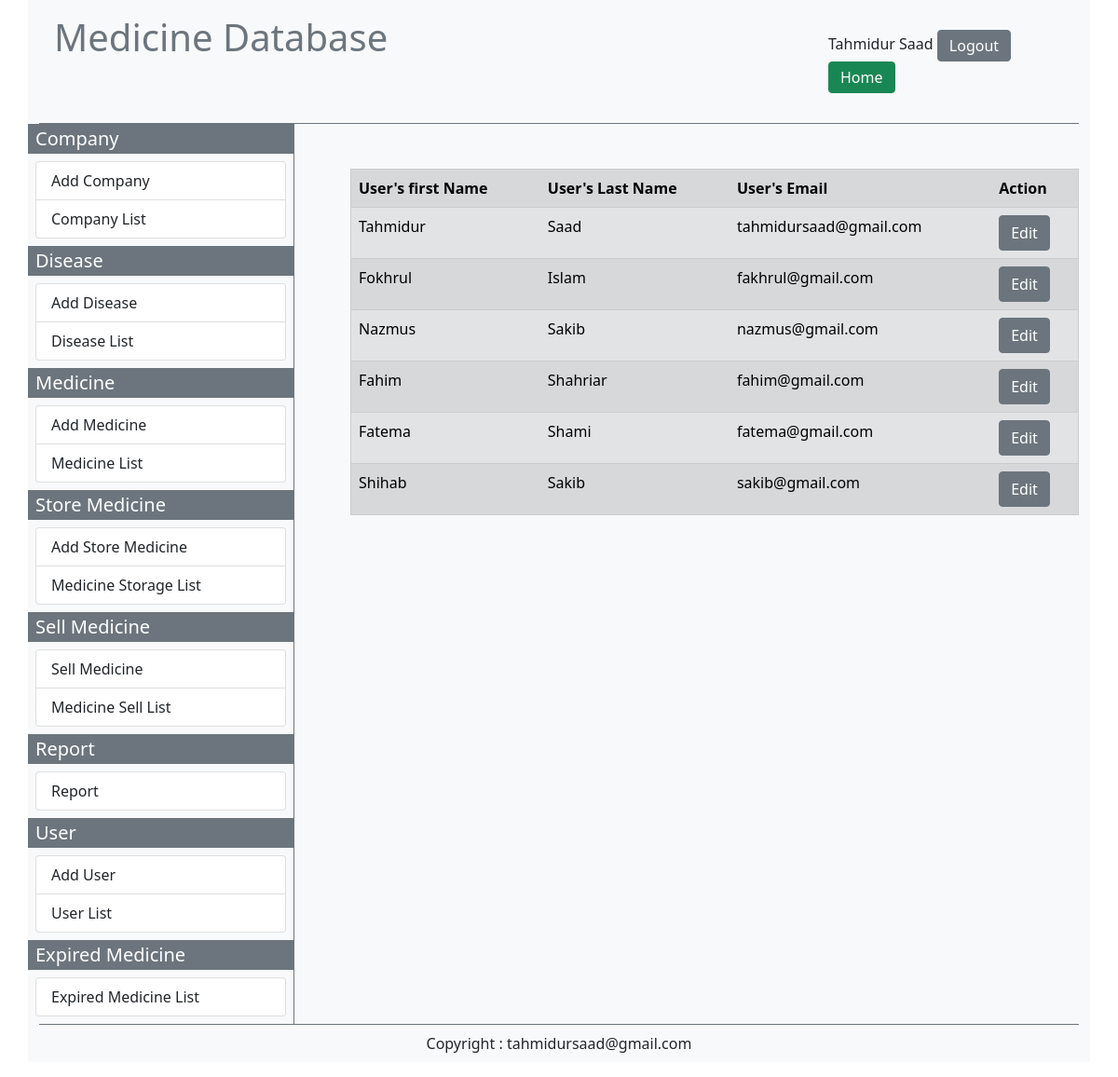
Screenshot of /MediDB/list_of_users.php (signed in) with the database file from the repository.
### tables this page shows
CREATE TABLE `users` (
  `user_id` int(11) NOT NULL,
  `user_first_name` varchar(20) NOT NULL,
  `user_last_name` varchar(20) NOT NULL,
  `user_email` varchar(30) NOT NULL,
  `user_password` varchar(20) NOT NULL
);

### MediDB/list_of_users.php (the view, shortened to what this page needs)
<?php
    require('connection.php');
?>
<?php
   $user_first_name= $_SESSION['user_first_name'];
   $user_last_name= $_SESSION['user_last_name'];
   if(!empty($user_first_name) && !empty($user_last_name)){
?>
<!DOCTYPE html>
<html lang="en">
<head>
    <link href="https://cdn.jsdelivr.net/npm/bootstrap@5.0.2/dist/css/bootstrap.min.css" rel="stylesheet">
    <link rel="stylesheet" href="https://use.fontawesome.com/releases/v5.15.4/css/all.css"/>
</head>
<body>
<div class="container bg-light">
        <div class="container-foluid border-bottom border-secondary">
              <?php include('bootstrap/topbar.php'); ?>
        </div>
        <div class="container-foluid">
            <div class="row">
                <div class="col-sm-3 bg-light p-0 m-0">
                    <?php include('bootstrap/leftside_bar.php'); ?>
                </div>
                <div class="col-sm-9 border-start border-secondary">
                    <div class="container p-4 m-4">
                    <?php
        $sql = "SELECT * FROM users";
        $query = $conn-> query($sql);
        echo "<table border='1' class='table table-secondary table-striped table-hover'> <tr>
              <th>User's first Name</th>
              <th>User's Last Name</th>
              <th>User's Email</th>
              <th>Action</th></tr> ";
        while($data = mysqli_fetch_assoc($query)){
            $user_id = $data['user_id'];
            $user_first_name = $data['user_first_name'];
            $user_last_name = $data['user_last_name'];
            $user_email = $data['user_email'];
            echo "<tr>
                  <td>$user_first_name</td>
                  <td>$user_last_name</td>
                  <td>$user_email</td>
                  <td><a href ='edit_users.php?id= $user_id'class='btn btn-secondary'>Edit</a></td></tr>";
        }
        echo"</table>";
    ?>
                    </div>
                </div>
            </div>
        </div>
        <div class="border-top border-secondary">
        <?php include('bootstrap/bottom_bar.php'); ?>
        </div>
    </div>
</body>
</html>
<?php
   }
   else{
    header('location:login.php');
   }
 ?>

### rows the page displays
users: user_first_name "Tahmidur", user_last_name "Saad", user_email "tahmidursaad@gmail.com"
users: user_first_name "Fokhrul", user_last_name "Islam", user_email "fakhrul@gmail.com"
users: user_first_name "Nazmus", user_last_name "Sakib", user_email "nazmus@gmail.com"
users: user_first_name "Fahim", user_last_name "Shahriar", user_email "fahim@gmail.com"
users: user_first_name "Fatema", user_last_name "Shami", user_email "fatema@gmail.com"
users: user_first_name "Shihab", user_last_name "Sakib", user_email "sakib@gmail.com"

### other values shown
$user_first_name "Tahmidur"
$user_last_name "Saad"
